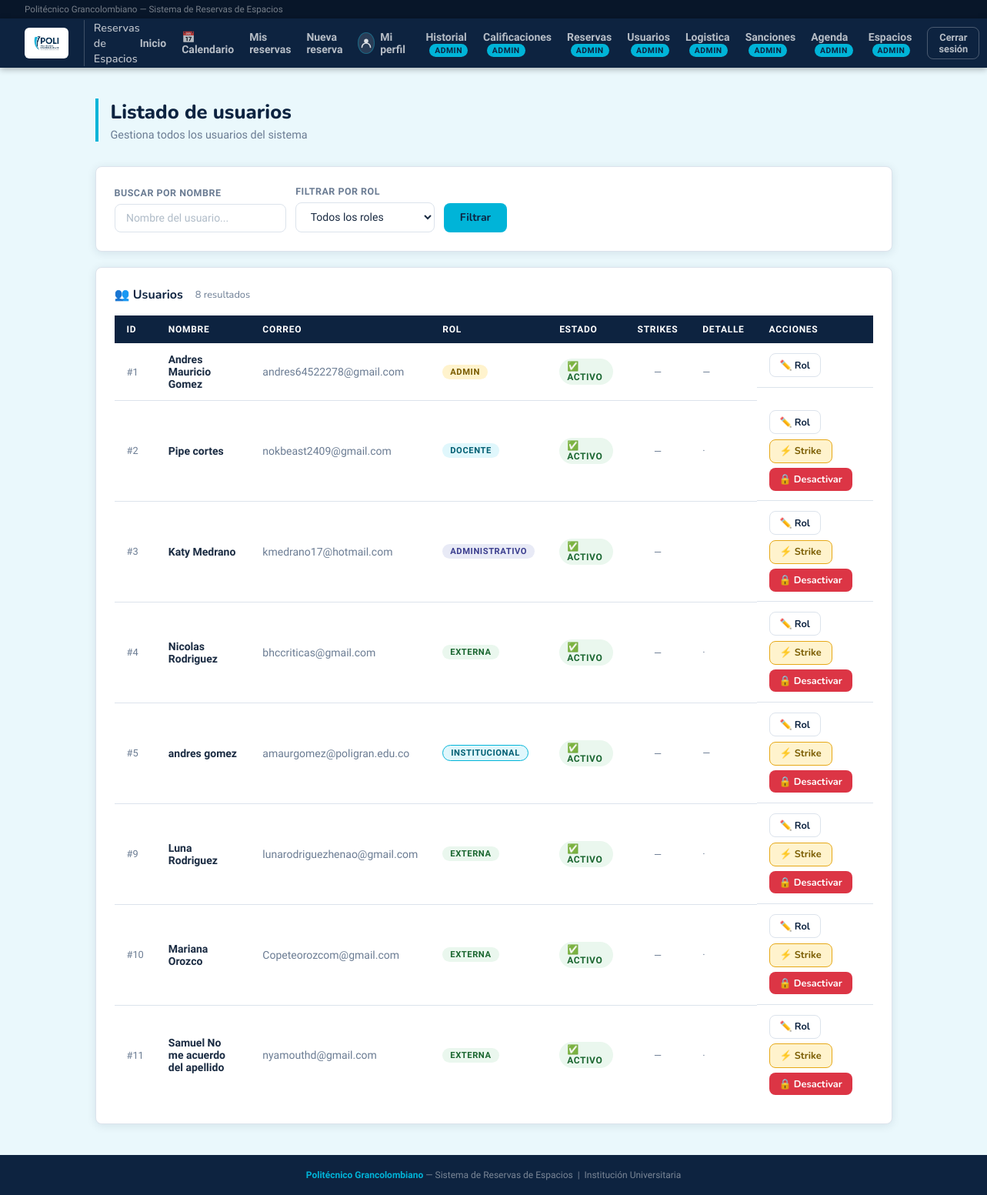
/admin/usuarios (signed in), run on the app's committed database.
### database.py (models this page shows, shortened)
class Usuario(Base):
    __tablename__ = "usuario"
    id         = Column(Integer, primary_key=True, autoincrement=True)
    nombre     = Column(String, nullable=False)
    correo     = Column(String, nullable=False, unique=True)
    contrasena = Column(String, nullable=False)
    rol        = Column(String, nullable=False)  # 'docente' | 'administrativo' | 'externa' | 'admin' | 'logistica'
    activo  = Column(Boolean, default=True, nullable=False)   # False = cuenta desactivada
    strikes = Column(Integer, default=0,    nullable=False)   # Reportes asignados por el admin
    cod_docente  = Column(String,  nullable=True)
    departamento = Column(String,  nullable=True)
    dependencia = Column(String, nullable=True)
    empresa  = Column(String, nullable=True)
    telefono = Column(String, nullable=True)
    reservas = relationship("Reserva", back_populates="usuario", foreign_keys="Reserva.usuario_id")
    reservas_logistica = relationship(
        "Reserva",
        foreign_keys="Reserva.logistica_id",
        back_populates="logistica",
    )
    sanciones_recibidas = relationship(
        "Sancion",
        foreign_keys="Sancion.usuario_id",
        back_populates="usuario",
    )
    sanciones_aplicadas = relationship(
        "Sancion",
        foreign_keys="Sancion.admin_id",
        back_populates="admin",
    )
    __mapper_args__ = {
        "polymorphic_on": rol,
        "polymorphic_identity": "usuario",
    }

class Administrativo(Usuario):
    __mapper_args__ = {"polymorphic_identity": "administrativo"}

### app.py (the view)
@app.route("/admin/usuarios")
@requiere_login
@requiere_admin
def admin_usuarios():
    u      = usuario_logueado()
    rol    = request.args.get("rol", "")
    nombre = request.args.get("nombre", "").strip()
    query  = db.query(Usuario)
    if rol:
        query = query.filter_by(rol=rol)
    if nombre:
        query = query.filter(Usuario.nombre.ilike(f"%{nombre}%"))
    usuarios = query.all()
    return render_template("admin_usuarios.html", usuario=u, usuarios=usuarios,
                           filtro_rol=rol, filtro_nombre=nombre)

### app.py (called while the page is built)
@app.after_request
def add_header(response):
    response.headers["Cache-Control"] = "no-cache, no-store, must-revalidate"
    response.headers["Pragma"] = "no-cache"
    response.headers["Expires"] = "0"
    return response

@app.teardown_appcontext
def shutdown_session(exception=None):
    DBSession.remove()

@app.after_request
def agregar_headers_no_cache(response):
    response.headers["Cache-Control"] = "no-store, no-cache, must-revalidate, max-age=0, post-check=0, pre-check=0"
    response.headers["Pragma"] = "no-cache"
    response.headers["Expires"] = "-1"
    return response

@app.before_request
def limpiar_sesion_al_iniciar():
    if not app.config.get("SESION_LIMPIADA"):
        session.clear()
        app.config["SESION_LIMPIADA"] = True
        _cargar_espacios_predefinidos()

def usuario_logueado():
    uid = session.get("usuario_id")
    if uid:
        return db.get(Usuario, uid)
    return None

def requiere_login(f):
    from functools import wraps
    @wraps(f)
    def wrapper(*args, **kwargs):
        u = usuario_logueado()
        if not u:
            flash("Debes iniciar sesión primero.", "warning")
            return redirect(url_for("login"))
        if not u.activo:
            session.clear()
            flash("Tu cuenta ha sido desactivada. Contacta al administrador.", "danger")
            return redirect(url_for("login"))
        return f(*args, **kwargs)
    return wrapper

def requiere_admin(f):
    from functools import wraps
    @wraps(f)
    def wrapper(*args, **kwargs):
        u = usuario_logueado()
        if not u or u.rol != "admin":
            flash("No tienes permiso para acceder a esa página.", "danger")
            return redirect(url_for("dashboard"))
        return f(*args, **kwargs)
    return wrapper

@app.before_request
def limitar_personal_logistica():
    endpoint = request.endpoint
    if not endpoint or endpoint in {"static", "index", "login", "logout", "logistica_panel", "ver_reserva"}:
        return None
    u = usuario_logueado()
    if u and u.rol == "logistica":
        flash("El personal de logistica solo puede consultar sus reservas asignadas.", "warning")
        return redirect(url_for("logistica_panel"))
    return None

### templates/admin_usuarios.html (shortened to what this page needs)
{% extends "base.html" %}
{% block content %}
<div class="page-header">
  <h1>Listado de usuarios</h1>
  <p>Gestiona todos los usuarios del sistema</p>
</div>
<div class="card" style="margin-bottom:1.25rem;">
  <form method="GET" style="display:flex; gap:.75rem; align-items:flex-end; flex-wrap:wrap;">
    <div>
      <label style="display:block; font-size:.78rem; color:var(--muted); text-transform:uppercase; letter-spacing:.04em; margin-bottom:.4rem; font-weight:700;">Buscar por nombre</label>
      <input type="text" name="nombre" value="{{ filtro_nombre }}" placeholder="Nombre del usuario..." style="background:var(--white); border:1.5px solid var(--border); color:var(--text); padding:.6rem .9rem; border-radius:8px; font-family:inherit; font-size:.875rem; min-width:200px;"/>
    </div>
    <div>
      <label style="display:block; font-size:.78rem; color:var(--muted); text-transform:uppercase; letter-spacing:.04em; margin-bottom:.4rem; font-weight:700;">Filtrar por rol</label>
      <select name="rol" style="background:var(--white); border:1.5px solid var(--border); color:var(--text); padding:.6rem .9rem; border-radius:8px; font-family:inherit; font-size:.875rem; min-width:180px;">
        <option value=""  {% if not filtro_rol %}selected{% endif %}>Todos los roles</option>
      </select>
    </div>
    <button type="submit" class="btn btn-primary">Filtrar</button>
  </form>
</div>
<div class="card">
  <div class="card-title">👥 Usuarios <span style="font-size:.8rem; font-weight:400; color:var(--muted); margin-left:.5rem;">{{ usuarios|length }} resultado{{ 's' if usuarios|length != 1 else '' }}</span></div>
  {% if usuarios %}
  <table>
    <thead><tr><th>ID</th><th>Nombre</th><th>Correo</th><th>Rol</th><th>Estado</th><th>Strikes</th><th>Detalle</th><th>Acciones</th></tr></thead>
    <tbody>
      {% for u in usuarios %}
      <tr>
        <td style="color:var(--muted); font-size:.8rem;">#{{ u.id }}</td>
        <td>
          <strong>{{ u.nombre }}</strong>
        </td>
        <td style="color:var(--muted);">{{ u.correo }}</td>
        <td><span class="pill pill-{{ u.rol }}">{{ u.rol }}</span></td>
        <td>
          {% if u.activo %}
            <span class="pill" style="background:#eaf7ee; color:#1a6630; font-size:.75rem;">✅ Activo</span>
          {% else %}
            <span class="pill" style="background:#fdecea; color:#8b1a1a; font-size:.75rem;">🔒 Inactivo</span>
          {% endif %}
        </td>
        <td style="text-align:center;">
          {% if u.strikes == 0 %}
            <span style="color:var(--muted); font-size:.8rem;">—</span>
          {% else %}
            <span style="font-weight:700; color:{% if u.strikes >= 3 %}#dc3545{% elif u.strikes == 2 %}#e6a817{% else %}var(--text){% endif %}; font-size:.9rem;">
              {{ u.strikes }} ⚡
            </span>
          {% endif %}
        </td>
        <td style="font-size:.8rem; color:var(--muted);">
          {% if u.rol == 'docente' %}{{ u.cod_docente or '' }} · {{ u.departamento or '' }}
          {% elif u.rol == 'administrativo' %}{{ u.dependencia or '' }}
          {% elif u.rol == 'externa' %}{{ u.empresa or '' }} · {{ u.telefono or '' }}
          {% elif u.rol == 'logistica' %}Personal de logistica
          {% else %}—{% endif %}</td>
        <td style="display:flex; gap:.4rem; flex-wrap:wrap;">
          <a href="{{ url_for('admin_editar_rol', uid=u.id) }}" class="btn btn-secondary btn-sm">✏️ Rol</a>
          {% if u.id != usuario.id %}
            <form method="POST" action="{{ url_for('admin_asignar_strike', uid=u.id) }}"
                  onsubmit="return confirm('¿Asignar un strike a {{ u.nombre }}?')">
              <button type="submit" class="btn btn-sm"
                      style="background:#fff3cd; border:1.5px solid #e6a817; color:#7a5c00;">⚡ Strike</button>
            </form>
            {% if u.activo %}
              <button onclick="confirmarDesactivar({{ u.id }}, '{{ u.nombre }}')" class="btn btn-danger btn-sm">🔒 Desactivar</button>
            {% else %}
              <form method="POST" action="{{ url_for('admin_reactivar_usuario', uid=u.id) }}"
                    onsubmit="return confirm('¿Reactivar al usuario {{ u.nombre }}?')">
                <button type="submit" class="btn btn-sm" style="background:#eaf7ee; border:1.5px solid #28a745; color:#1a6630;">🔓 Reactivar</button>
              </form>
            {% endif %}
          {% endif %}
        </td>
      </tr>
      {% endfor %}
    </tbody>
  </table>
  {% else %}
  <p style="text-align:center; color:var(--muted); padding:2rem 0;">No hay usuarios con ese filtro.</p>
  {% endif %}
</div>
{% endblock %}

### templates/base.html (shortened to what this page needs)
<!DOCTYPE html>
<html lang="es">
<head>
</head>
<body>
{% if session.usuario_id %}
<div class="topbar">
  <span>Politécnico Grancolombiano — Sistema de Reservas de Espacios</span>
</div>
<nav>
  <div class="nav-brand">
    <div class="nav-logo-wrap"><img class="nav-logo-img" src="{{ url_for('static', filename='img/logo_poli.png') }}" alt="Poli"/></div>
    <span class="nav-title">Reservas de Espacios</span>
  </div>
  <div class="nav-links">
    <a href="{{ url_for('dashboard') }}">Inicio</a>
    {% if usuario and usuario.rol == 'logistica' %}
    <a href="{{ url_for('logistica_panel') }}">Panel logistica</a>
    {% else %}
    <a href="{{ url_for('calendario') }}">📅 Calendario</a>
    <a href="{{ url_for('mis_reservas') }}">Mis reservas</a>
    <a href="{{ url_for('reserva_nueva') }}">Nueva reserva</a>
    <a href="{{ url_for('perfil') }}" style="display:flex; align-items:center; gap:.45rem; font-size:.875rem; color:rgba(255,255,255,.7); transition:color .2s; font-weight:600; text-decoration:none;" onmouseover="this.style.color='var(--cyan)'" onmouseout="this.style.color='rgba(255,255,255,.7)'">
      <span style="display:inline-flex; align-items:center; justify-content:center; width:28px; height:28px; border-radius:50%; background:rgba(255,255,255,.12); border:1.5px solid rgba(0,180,216,.35);">
        <svg width="16" height="16" viewBox="0 0 52 52" fill="none">
          <circle cx="26" cy="17" r="9" fill="rgba(255,255,255,0.85)"/>
          <path d="M8 44c0-9.941 8.059-18 18-18s18 8.059 18 18" stroke="rgba(255,255,255,0.85)" stroke-width="5" stroke-linecap="round"/>
        </svg>
      </span>
      Mi perfil
    </a>
    {% endif %}
    {% if usuario and usuario.rol == 'admin' %}
      <a href="{{ url_for('admin_historial') }}">Historial <span class="nav-badge">Admin</span></a>
      <a href="{{ url_for('admin_calificaciones') }}">Calificaciones <span class="nav-badge">Admin</span></a>
      <a href="{{ url_for('admin_reservas') }}">Reservas <span class="nav-badge">Admin</span></a>
      <a href="{{ url_for('admin_usuarios') }}">Usuarios <span class="nav-badge">Admin</span></a>
      <a href="{{ url_for('admin_logistica') }}">Logistica <span class="nav-badge">Admin</span></a>
      <a href="{{ url_for('admin_sanciones') }}">Sanciones <span class="nav-badge">Admin</span></a>
      <a href="{{ url_for('admin_agenda') }}">Agenda <span class="nav-badge">Admin</span></a>
      <a href="{{ url_for('admin_espacios') }}">Espacios <span class="nav-badge">Admin</span></a>
    {% endif %}
    <a href="{{ url_for('logout') }}"><button class="btn-logout">Cerrar sesión</button></a>
  </div>
</nav>
{% endif %}
<main class="page">
  {% block content %}{% endblock %}
</main>
<footer>
  <strong>Politécnico Grancolombiano</strong> — Sistema de Reservas de Espacios &nbsp;|&nbsp; Institución Universitaria
</footer>
</body>
</html>

### data on the page
Administrativo: id "1", nombre "Andres Mauricio Gomez", correo "andres64522278@gmail.com", rol "ADMIN", activo "✅ ACTIVO"
Administrativo: id "2", nombre "Pipe cortes", correo "nokbeast2409@gmail.com", rol "DOCENTE", activo "✅ ACTIVO"
Administrativo: id "3", nombre "Katy Medrano", correo "kmedrano17@hotmail.com", rol "ADMINISTRATIVO", activo "✅ ACTIVO"
Administrativo: id "4", nombre "Nicolas Rodriguez", correo "bhccriticas@gmail.com", rol "EXTERNA", activo "✅ ACTIVO"
Administrativo: id "5", nombre "andres gomez", correo "amaurgomez@poligran.edu.co", rol "INSTITUCIONAL", activo "✅ ACTIVO"
Administrativo: id "9", nombre "Luna Rodriguez", correo "lunarodriguezhenao@gmail.com", rol "EXTERNA", activo "✅ ACTIVO"
Administrativo: id "10", nombre "Mariana Orozco", correo "Copeteorozcom@gmail.com", rol "EXTERNA", activo "✅ ACTIVO"
Administrativo: id "11", nombre "Samuel No me acuerdo del apellido", correo "nyamouthd@gmail.com", rol "EXTERNA", activo "✅ ACTIVO"

### other printed values
{{ usuarios|length }} "8"
{{ 's' if usuarios|length != 1 else '' }} "s"
